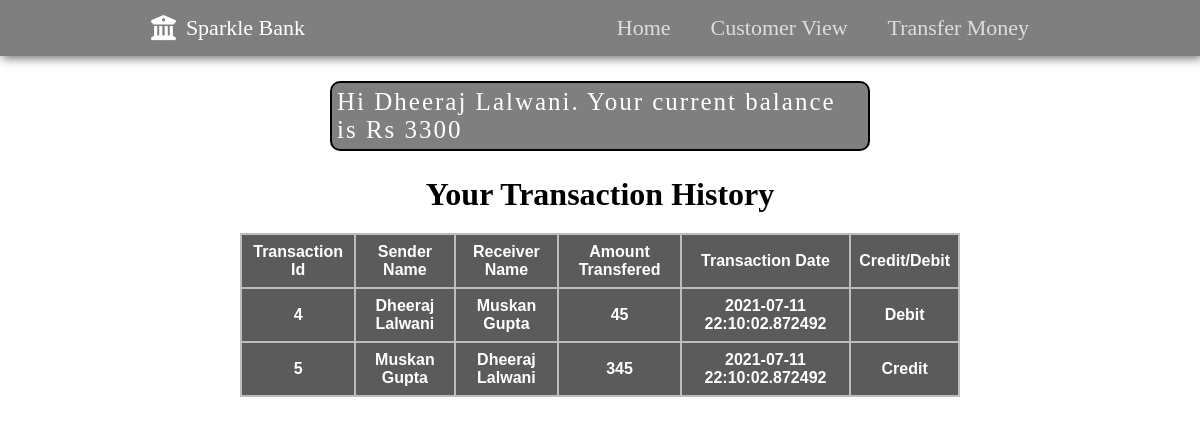
/bank_statement/5, run on an earlier commit of the app's database.
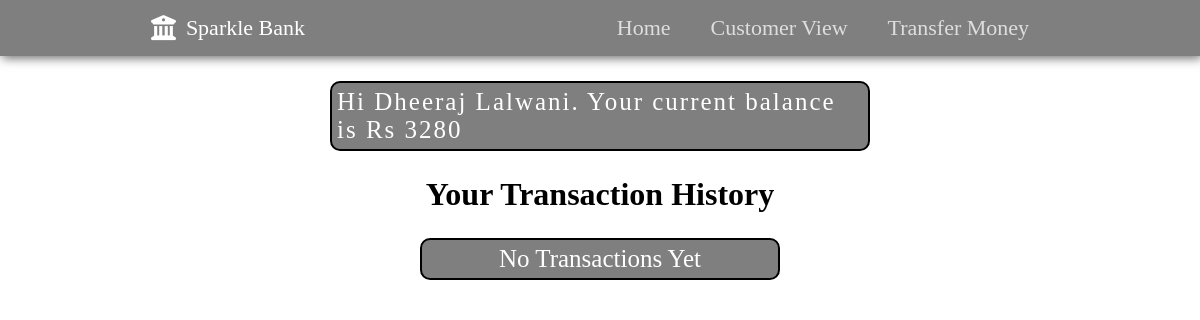
And on a later commit of the database.
### app.py (models this page shows, shortened)
class Customers(db.Model):
    customer_account_no = db.Column(db.Integer,primary_key = True)
    customer_name = db.Column(db.String(200),nullable = False)
    email = db.Column(db.String(120), nullable = False)
    account_type = db.Column(db.String(120), default = 'Saving')
    current_bal = db.Column(db.Integer, default = 3000)

class Transaction(db.Model):
    trans_id = db.Column(db.Integer,primary_key = True)
    sender_name = db.Column(db.String(200),nullable = False)
    sender_account_no = db.Column(db.Integer,nullable = False)
    receiver_name = db.Column(db.String(200),nullable = False)
    receiver_account_no = db.Column(db.Integer,nullable = False)
    amount_transfered = db.Column(db.Integer, nullable = False)
    date_transfer = db.Column(db.DateTime,default = datetime.now(IST))

### app.py (the view)
@app.route('/bank_statement/<int:customer_account_no>')
def bank_statement(customer_account_no):
    customer = Customers.query.filter_by(customer_account_no = customer_account_no).first()
    bank_statement = Transaction.query.filter(or_(Transaction.sender_account_no.like(customer_account_no),Transaction.receiver_account_no.like(customer_account_no))).all()
    print(bank_statement)
    return render_template('bank_statement.html',bank_statement = bank_statement,customer_account_no = customer_account_no,customer = customer)

### templates/bank_statement.html
{% extends 'base.html' %}
{% block body %}
<div class="message-box msg-w">
    <p>Hi  {{customer.customer_name}}. Your  current  balance  is  Rs {{customer.current_bal}}
    </p>
</div>
<div class="table-box transaction-table">
    <h1>Your Transaction History</h1>
    {% if bank_statement|length == 0 %}
        <div class="message-box">
            <p>No Transactions Yet</p>
        </div>
    {% else %}
    <table class="table">
        <thead>
            <tr>
                <th scope="col">Transaction Id</th>
                <th scope="col">Sender Name</th>
                <th scope="col">Receiver Name</th>
                <th scope="col">Amount Transfered</th>
                <th scope="col">Transaction Date</th>
                <th scope="col">Credit/Debit</th>
            </tr>
        </thead>
        <tbody>
            {% for statement in bank_statement %}
                <tr>
                    <td><strong>{{ statement.trans_id }}</strong></td>
                    <td>{{ statement.sender_name }}</td>
                    <td>{{ statement.receiver_name }}</td>
                    <td>{{ statement.amount_transfered }}</td>
                    <td>{{ statement.date_transfer }}</td>
                    {% if statement.sender_account_no == customer_account_no %}
                    <td>Debit</td>
                    {% else %}
                    <td>Credit</td>
                    {% endif %}
                </tr>
            {% endfor %}
        </tbody>
    </table>
    {% endif %}
</div>
{% endblock body %}

What changed in the data, as far as the page shows it:
removed Transaction: trans_id "4", sender_name "Dheeraj Lalwani", receiver_name "Muskan Gupta", amount_transfered "45", date_transfer "2021-07-11 22:10:02.872492", sender_account_no "Debit"
removed Transaction: trans_id "5", sender_name "Muskan Gupta", receiver_name "Dheeraj Lalwani", amount_transfered "345", date_transfer "2021-07-11 22:10:02.872492", sender_account_no "Credit"
changed Customers "Dheeraj Lalwani": current_bal "3300" → "3280"
Also different on the page:
text no longer shown: "Transaction Id Sender Name Receiver Name Amount Transfered Transaction Date Credit/Debit"
text now shown: "No Transactions Yet"
